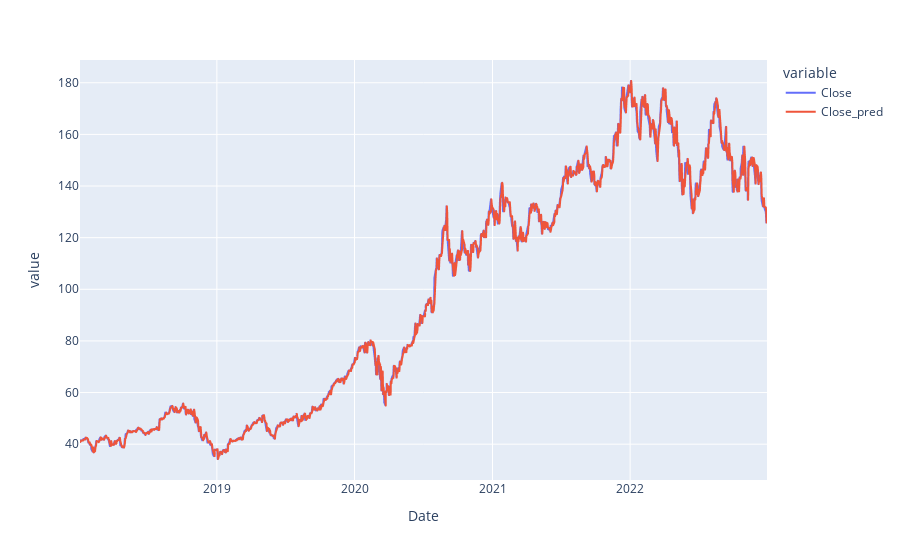

Write notebook code for a chart like this one.
### Code cell
px.line(aapl_history[["Close", "Close_pred"]])

### Figure 1 — Plotly figure (JSON) as saved in the notebook; plotly's stock layout.template omitted (floating-point values rounded to 4 significant figures; data arrays with more than 128 entries replaced by an {"elided": "..."} marker saying what was removed)
{"data": [{"hovertemplate": "variable=Close<br>Date=%{x}<br>value=%{y}<extra></extra>", "legendgroup": "Close", "line": {"color": "#636efa", "dash": "solid"}, "marker": {"symbol": "circle"}, "mode": "lines", "name": "Close", "showlegend": true, "type": "scattergl", "x": {"elided": "1258 str values"}, "xaxis": "x", "y": {"elided": "1258 float values"}, "yaxis": "y"}, {"hovertemplate": "variable=Close_pred<br>Date=%{x}<br>value=%{y}<extra></extra>", "legendgroup": "Close_pred", "line": {"color": "#EF553B", "dash": "solid"}, "marker": {"symbol": "circle"}, "mode": "lines", "name": "Close_pred", "showlegend": true, "type": "scattergl", "x": {"elided": "1258 str values"}, "xaxis": "x", "y": {"elided": "1258 float values"}, "yaxis": "y"}], "layout": {"legend": {"title": {"text": "variable"}, "tracegroupgap": 0}, "margin": {"t": 60}, "xaxis": {"anchor": "y", "domain": [0, 1], "title": {"text": "Date"}}, "yaxis": {"anchor": "x", "domain": [0, 1], "title": {"text": "value"}}}}
